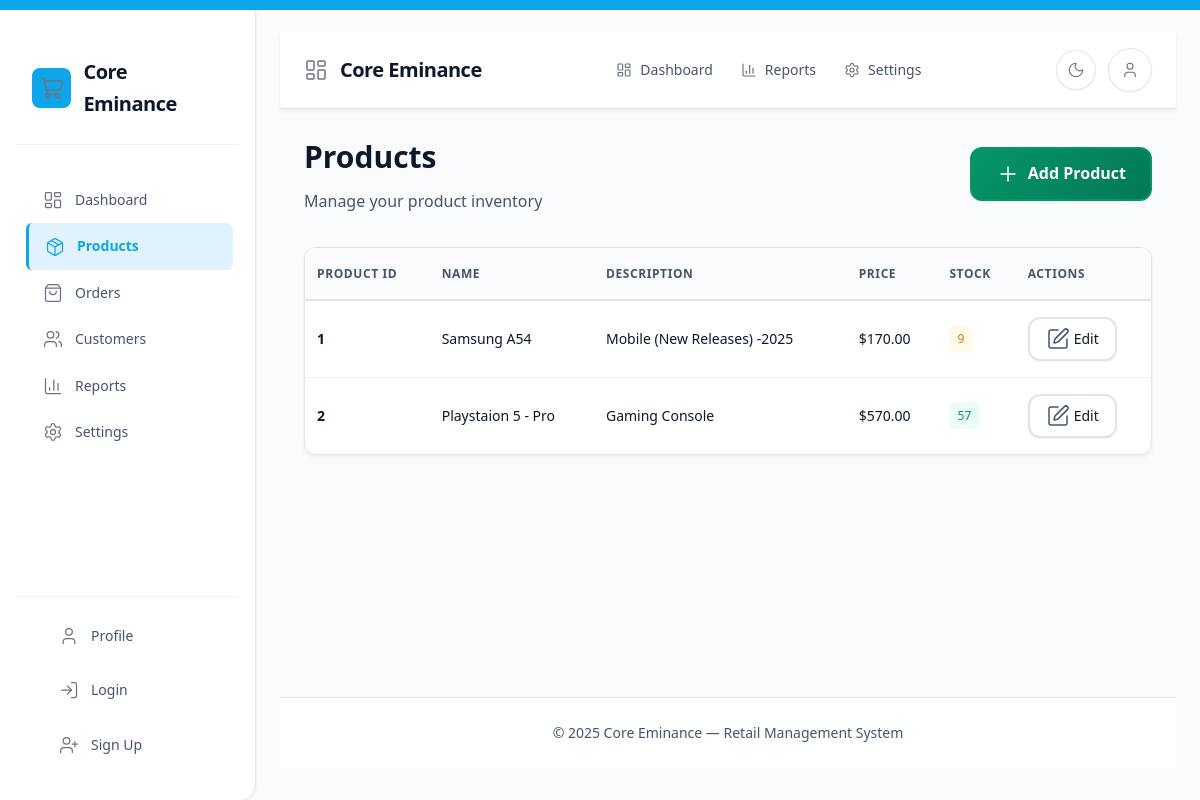
The page /list_products on the database as committed earlier.
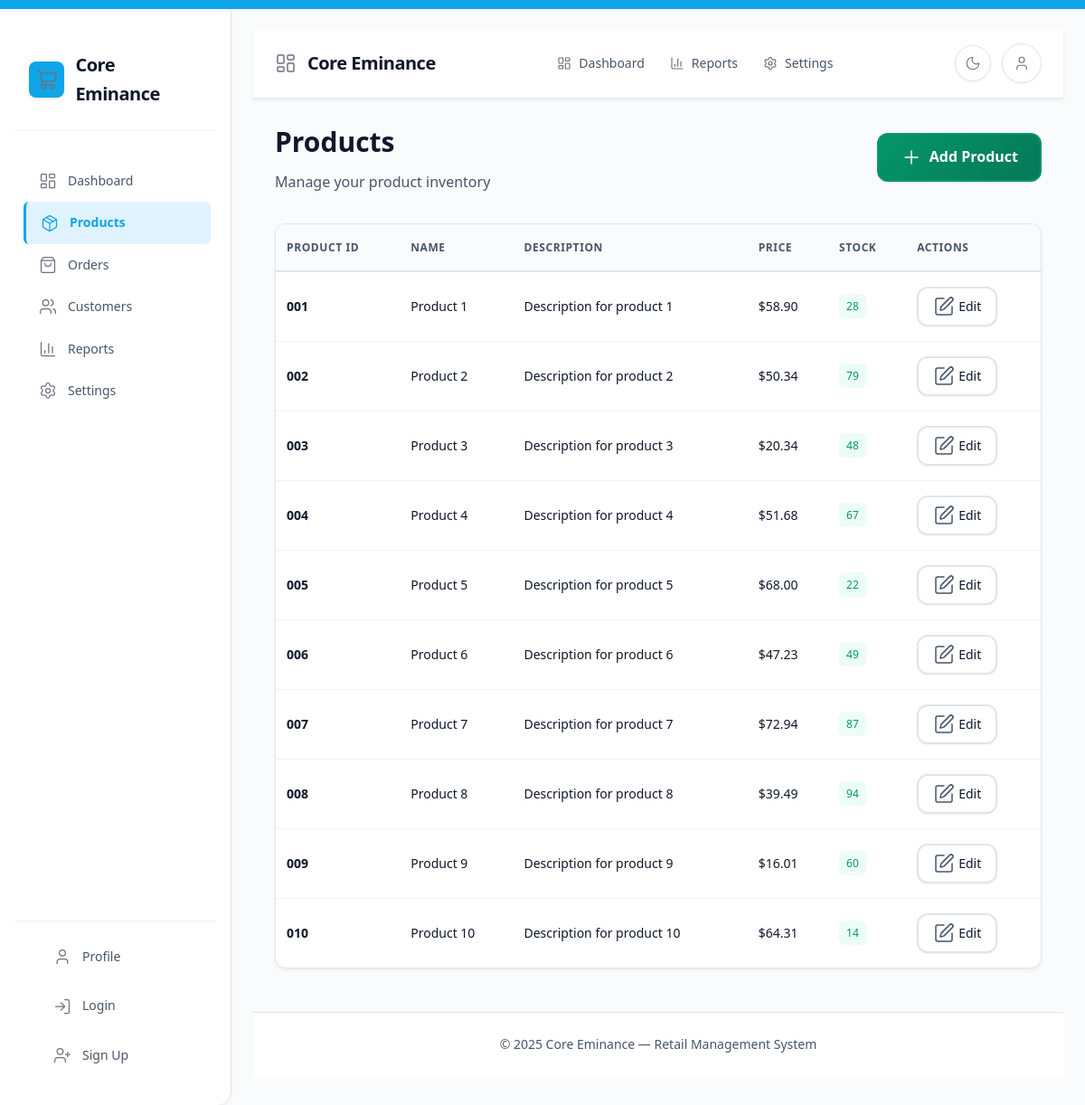
The same page on the database as committed later.
### models.py (models this page shows)
class Product(db.Model):
    product_id = db.Column(db.String(100), primary_key=True)
    name = db.Column(db.String(100))
    description = db.Column(db.String(200))
    price = db.Column(db.Float)
    stock_quantity = db.Column(db.Integer)
    sales = db.relationship("Sale", back_populates="product", lazy=True)

### app.py (the view)
@app.route("/list_products")
def list_products():
    products = Product.query.all()
    return render_template("list_products.html", products=products)

### templates/list_products.html (shortened to what this page needs)
{% extends 'base.html' %}
{% block content %}
<div style="padding: var(--space-6);">
    <div style="display: flex; align-items: center; justify-content: space-between; margin-bottom: var(--space-8);">
        <div>
            <h1 style="font-size: var(--font-size-3xl); font-weight: var(--font-weight-bold); color: var(--text-primary); margin: 0;">Products</h1>
            <p style="color: var(--text-secondary); margin: var(--space-2) 0 0 0;">Manage your product inventory</p>
        </div>
        <a href="{{ url_for('add_product') }}" class="btn btn--primary" style="text-decoration: none;">
            <i data-lucide="plus"></i>
            Add Product
        </a>
    </div>
    <div class="table-container">
        <table class="table" id="products-table">
            <thead>
                <tr>
                    <th>Product ID</th>
                    <th>Name</th>
                    <th>Description</th>
                    <th>Price</th>
                    <th>Stock</th>
                    <th>Actions</th>
                </tr>
            </thead>
            <tbody>
                {% for product in products %}
                <tr>
                    <td><strong>{{ product.product_id }}</strong></td>
                    <td>{{ product.name }}</td>
                    <td>{{ product.description }}</td>
                    <td>${{ '%.2f'|format(product.price) }}</td>
                    <td>
                        <span class="badge {% if product.stock_quantity > 10 %}badge--success{% elif product.stock_quantity > 5 %}badge--warning{% else %}badge--danger{% endif %}">
                            {{ product.stock_quantity }}
                        </span>
                    </td>
                    <td>
                        <a href="{{ url_for('update_product', product_id=product.product_id) }}" class="btn btn--small btn--secondary" style="text-decoration: none;">
                            <i data-lucide="edit"></i>
                            Edit
                        </a>
                    </td>
                </tr>
                {% endfor %}
            </tbody>
        </table>
    </div>
</div>
{% endblock %}

### templates/base.html (shortened to what this page needs)
<!DOCTYPE html>
<html lang="en">
<head>
    <link rel="stylesheet" href="{{ url_for('static', filename='variables.css') }}">
    <link rel="stylesheet" href="{{ url_for('static', filename='components.css') }}">
    <link rel="stylesheet" href="{{ url_for('static', filename='layout.css') }}">
    <link rel="stylesheet" href="{{ url_for('static', filename='pages.css') }}">
    <link rel="stylesheet" href="{{ url_for('static', filename='toast.css') }}">
    <link rel="stylesheet" href="{{ url_for('static', filename='error-system.css') }}">
    <link rel="stylesheet" href="{{ url_for('static', filename='style.css') }}">
</head>
<body>
    <a href="#main-content" class="skip-nav">Skip to main content</a>
    <div class="dashboard-layout">
        <aside class="sidebar" aria-label="Main navigation">
            <div class="sidebar__brand">
                <div class="sidebar__logo">
                    <i data-lucide="shopping-cart"></i>
                </div>
                <span>Core Eminance</span>
            </div>
            <nav class="sidebar__nav">
                <ul>
                    <li><a href="{{ url_for('dashboard') }}" class="sidebar__link{% if request.endpoint == 'dashboard' %} active{% endif %}">
                        <i data-lucide="layout-dashboard" class="sidebar__icon"></i>
                        Dashboard
                    </a></li>
                    <li><a href="{{ url_for('list_products') }}" class="sidebar__link{% if request.endpoint == 'list_products' %} active{% endif %}">
                        <i data-lucide="package" class="sidebar__icon"></i>
                        Products
                    </a></li>
                    <li><a href="{{ url_for('process_sale') }}" class="sidebar__link{% if request.endpoint == 'process_sale' %} active{% endif %}">
                        <i data-lucide="shopping-bag" class="sidebar__icon"></i>
                        Orders
                    </a></li>
                    <li><a href="{{ url_for('list_customers') }}" class="sidebar__link{% if request.endpoint == 'list_customers' %} active{% endif %}">
                        <i data-lucide="users" class="sidebar__icon"></i>
                        Customers
                    </a></li>
                    <li><a href="{{ url_for('reports') }}" class="sidebar__link{% if request.endpoint == 'reports' %} active{% endif %}">
                        <i data-lucide="bar-chart-3" class="sidebar__icon"></i>
                        Reports
                    </a></li>
                    <li><a href="{{ url_for('settings') }}" class="sidebar__link{% if request.endpoint == 'settings' %} active{% endif %}">
                        <i data-lucide="settings" class="sidebar__icon"></i>
                        Settings
                    </a></li>
                </ul>
            </nav>
            <div class="sidebar__footer">
                <a href="{{ url_for('profile') }}" class="sidebar__link{% if request.endpoint == 'profile' %} active{% endif %}">
                    <i data-lucide="user" class="sidebar__icon"></i>
                    Profile
                </a>
                <a href="{{ url_for('login') }}" class="sidebar__link">
                    <i data-lucide="log-in" class="sidebar__icon"></i>
                    Login
                </a>
                <a href="{{ url_for('signup') }}" class="sidebar__link">
                    <i data-lucide="user-plus" class="sidebar__icon"></i>
                    Sign Up
                </a>
            </div>
        </aside>
        <div class="main-content">
            <header class="navbar" role="banner">
                <div class="navbar__brand">
                    <i data-lucide="layout-dashboard"></i>
                    <span>Core Eminance</span>
                </div>
                <nav class="navbar__nav" id="navbar-nav" role="navigation">
                    <ul>
                        <li><a href="{{ url_for('dashboard') }}" class="navbar-link{% if request.endpoint == 'dashboard' %} active{% endif %}">
                            <i data-lucide="layout-dashboard"></i>
                            <span>Dashboard</span>
                        </a></li>
                        <li><a href="{{ url_for('reports') }}" class="navbar-link{% if request.endpoint == 'reports' %} active{% endif %}">
                            <i data-lucide="bar-chart-3"></i>
                            <span>Reports</span>
                        </a></li>
                        <li><a href="{{ url_for('settings') }}" class="navbar-link{% if request.endpoint == 'settings' %} active{% endif %}">
                            <i data-lucide="settings"></i>
                            <span>Settings</span>
                        </a></li>
                    </ul>
                </nav>
                <div class="navbar__actions">
                    <button id="theme-toggle-btn"
                            class="theme-toggle"
                            type="button"
                            role="switch"
                            aria-label="Toggle between light and dark themes"
                            aria-pressed="false"
                            aria-checked="false"
                            tabindex="0">
                        <i data-lucide="moon" class="theme-icon-dark" aria-hidden="true"></i>
                    </button>
                    <div class="dropdown">
                        <button class="dropdown-toggle user-avatar-btn" aria-haspopup="true" aria-expanded="false" aria-label="User menu">
                            {% if current_user.is_authenticated and current_user.avatar_filename %}
                                <img src="{{ url_for('static', filename='uploads/avatars/' + current_user.avatar_filename) }}"
                                     alt="Profile picture" class="navbar-avatar">
                            {% else %}
                                <i data-lucide="user"></i>
                            {% endif %}
                        </button>
                    </div>
                </div>
            </header>
            <main role="main" style="flex: 1; display: flex; flex-direction: column; min-height: 0;" id="main-content">
                {% block content %}{% endblock %}
            </main>
            <footer class="footer">
                <div>&copy; {{ current_year or 2025 }} Core Eminance &mdash; Retail Management System</div>
            </footer>
        </div>
    </div>
</body>
</html>

### static/variables.css (style rules this page uses)
:root { --bg-primary: #fafbfc; --bg-surface: #ffffff; --bg-secondary: #f8fafc; --card-bg: #ffffff; --color-border: #e1e5e9; --color-border-light: #f0f2f5; --text-primary: #0f172a; --text-secondary: #475569; --text-muted: #64748b; --text-link: #0ea5e9; --accent: #0ea5e9; --accent-hover: #0284c7; --accent-light: #e0f2fe; --color-primary: #0f172a; --color-secondary: #334155; --color-success: #059669; --color-success-dark: #047857; --color-success-light: #ecfdf5; --color-danger: #dc2626; --color-danger-dark: #b91c1c; --color-danger-light: #fef2f2; --color-warning: #d97706; --color-warning-light: #fffbeb; --color-primary-dark: #334155; --icon-color: #6b7280; --icon-color-hover: #4b5563; --icon-color-active: #374151; --icon-filter: none; --shadow-xs: 0 1px 2px 0 rgba(16, 24, 40, 0.05); --shadow-sm: 0 2px 4px 0 rgba(16, 24, 40, 0.06); --shadow-md: 0 4px 8px 0 rgba(16, 24, 40, 0.08); --shadow-lg: 0 8px 16px 0 rgba(16, 24, 40, 0.12); --shadow-xl: 0 12px 24px 0 rgba(16, 24, 40, 0.15); --shadow-2xl: 0 16px 32px 0 rgba(16, 24, 40, 0.18); --radius-sm: 0.375rem; --radius-md: 0.5rem; --radius-lg: 0.75rem; --radius-xl: 1rem; --space-1: 0.25rem; --space-2: 0.5rem; --space-3: 0.75rem; --space-4: 1rem; --space-5: 1.25rem; --space-6: 1.5rem; --space-8: 2rem; --space-10: 2.5rem; --space-12: 3rem; --space-16: 4rem; --font-family-sans: 'Inter', -apple-system, BlinkMacSystemFont, 'Segoe UI', Roboto, sans-serif; --font-size-xs: 0.75rem; --font-size-sm: 0.875rem; --font-size-base: 1rem; --font-size-lg: 1.125rem; --font-size-xl: 1.25rem; --font-size-2xl: 1.5rem; --font-size-3xl: 1.875rem; --font-weight-normal: 400; --font-weight-medium: 500; --font-weight-semibold: 600; --font-weight-bold: 700; --line-height-tight: 1.25; --line-height-normal: 1.5; --line-height-relaxed: 1.625; --letter-spacing-tight: -0.025em; --letter-spacing-normal: 0; --transition-fast: 0.15s ease-out; --transition-base: 0.2s ease-in-out; --transition-slow: 0.3s ease-in-out; --chart-text-color: var(--text-secondary); --chart-grid-color: var(--color-border-light); --chart-background: var(--bg-surface); --toggle-background: #f3f4f6; --toggle-border: #d1d5db; --toggle-active: var(--accent); --error-banner-bg: rgba(255, 255, 255, 0.95); --error-banner-border: #fecaca; --warning-banner-bg: rgba(255, 255, 255, 0.95); --success-banner-bg: rgba(255, 255, 255, 0.95); --info-banner-bg: rgba(255, 255, 255, 0.95); --error-close-hover-bg: rgba(220, 38, 38, 0.1); --error-progress-bg: rgba(220, 38, 38, 0.2); --skeleton-bg: linear-gradient(90deg, transparent, rgba(0, 0, 0, 0.04), transparent); }
html { font-family: var(--font-family-sans); font-size: 16px; background: var(--bg-primary); color: var(--text-primary); line-height: var(--line-height-normal); -webkit-font-smoothing: antialiased; -moz-osx-font-smoothing: grayscale; }
body { background: var(--bg-primary); color: var(--text-primary); min-height: 100vh; margin: 0; padding: 0; transition: background var(--transition-base), color var(--transition-base); }
a { color: var(--text-link); text-decoration: none; transition: color var(--transition-fast); }
button { border: none; background: none; cursor: pointer; font-family: inherit; }
ul, ol { list-style: none; margin: 0; padding: 0; }

### static/layout.css (style rules this page uses)
.sidebar { background: var(--color-primary); color: var(--color-white); padding: var(--space-8) var(--space-4) var(--space-4) var(--space-4); min-width: 220px; max-width: 260px; display: flex; flex-direction: column; gap: var(--space-4); box-shadow: var(--shadow-md); border-radius: 0 var(--radius-xl) var(--radius-xl) 0; z-index: 10; }
.main-content { padding: var(--space-8) var(--space-6); background: var(--color-bg); min-height: 100vh; width: 100%; }

### static/style.css (style rules this page uses)
*, *::before, *::after { box-sizing: border-box; margin: 0; padding: 0; }
body { font-family: var(--font-main, 'Segoe UI', 'Roboto', 'Helvetica Neue', Arial, sans-serif); background: linear-gradient(135deg, var(--color-bg, #f4f4f4) 0%, var(--color-bg-alt, #e9ecef) 100%); color: var(--color-text, #23272f); min-height: 100vh; line-height: 1.6; }
img, video, canvas, svg { max-width: 100%; height: auto; display: block; }

Rows that differ between the two databases and show on the page:
removed Product: product_id "1", name "Samsung A54", description "Mobile (New Releases) -2025", price "170.00", stock_quantity "9"
removed Product: product_id "2", name "Playstaion 5 - Pro", description "Gaming Console", price "570.00", stock_quantity "57"
added Product: product_id "001", name "Product 1", description "Description for product 1", price "58.90", stock_quantity "28"
added Product: product_id "002", name "Product 2", description "Description for product 2", price "50.34", stock_quantity "79"
added Product: product_id "003", name "Product 3", description "Description for product 3", price "20.34", stock_quantity "48"
added Product: product_id "004", name "Product 4", description "Description for product 4", price "51.68", stock_quantity "67"
added Product: product_id "005", name "Product 5", description "Description for product 5", price "68.00", stock_quantity "22"
added Product: product_id "006", name "Product 6", description "Description for product 6", price "47.23", stock_quantity "49"
added Product: product_id "007", name "Product 7", description "Description for product 7", price "72.94", stock_quantity "87"
added Product: product_id "008", name "Product 8", description "Description for product 8", price "39.49", stock_quantity "94"
added Product: product_id "009", name "Product 9", description "Description for product 9", price "16.01", stock_quantity "60"
added Product: product_id "010", name "Product 10", description "Description for product 10", price "64.31", stock_quantity "14"
